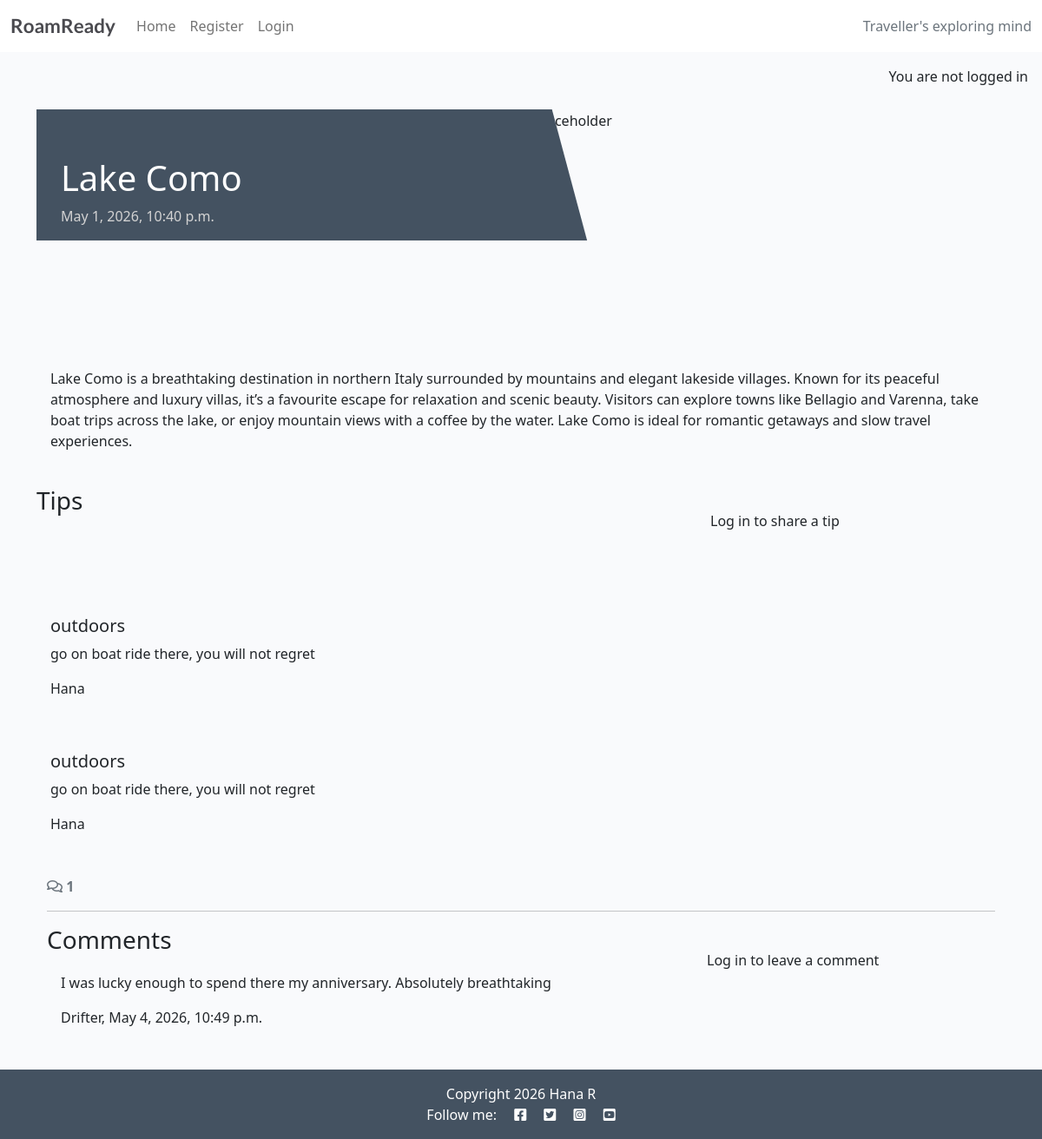
Page /10/ on the earlier database version.
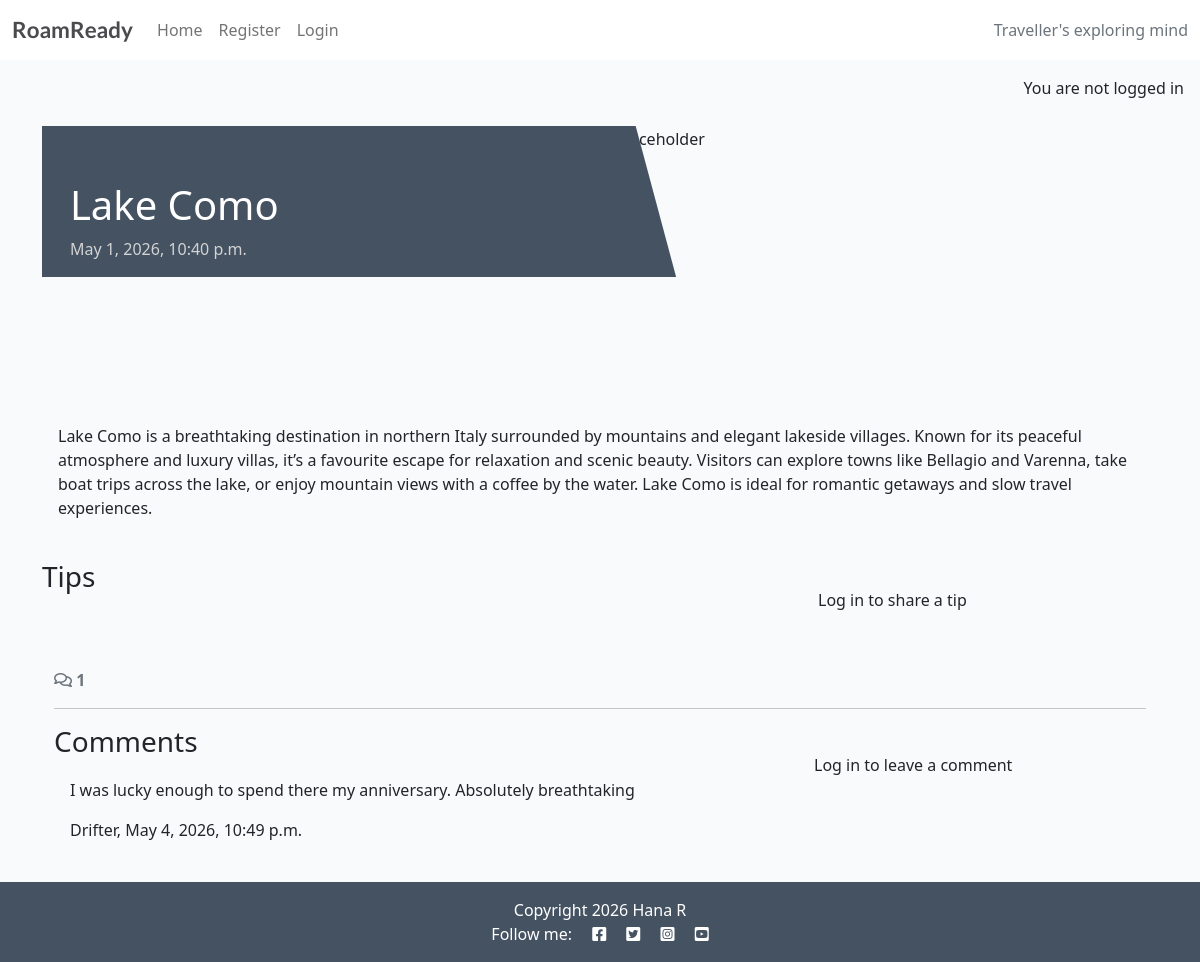
Same page on the later database version.
### destinations/models.py (models this page shows, shortened)
class Destination(models.Model):
    name = models.CharField(max_length=100)
    country = CountryField()
    category = models.CharField(max_length=50)
    featured_image = CloudinaryField('image', default='placeholder')
    description = models.TextField()
    created_on = models.DateTimeField(auto_now_add=True)
    status = models.IntegerField(choices=STATUS, default=1)
    class Meta:
        ordering = ['-created_on', 'country', 'category']

class Tip(models.Model):
    destination = models.ForeignKey(Destination, on_delete=models.CASCADE, related_name="tips")
    tip_type = models.CharField(max_length=100, choices=TIP_TYPES)
    content = models.TextField()
    user = models.ForeignKey(User, on_delete=models.CASCADE, related_name="tips", null=True, blank=True)
    approved = models.BooleanField(default=False)
    class Meta:
        ordering = ['tip_type', 'destination']

class Comment(models.Model):
    destination = models.ForeignKey(Destination, on_delete=models.CASCADE, related_name="comments")
    user = models.ForeignKey(User, on_delete=models.CASCADE, related_name="comments", null=True, blank=True)
    text = models.TextField()
    created_on = models.DateTimeField(auto_now_add=True)
    approved = models.BooleanField(default=False)

### destinations/views.py (the view, shortened to what this page needs)
# urls.py: path('<int:pk>/', views.destination_detail, name='destination_detail'),
def destination_detail(request, pk):
    destination = get_object_or_404(Destination, pk=pk)
    comments = destination.comments.all().order_by("-created_on")
    comment_count = destination.comments.filter(approved=True).count()
    tips = destination.tips.all().order_by("tip_type")
    comment_form = CommentForm()
    tip_form = TipForm()
    return render(
        request,
        "destinations/destination_detail.html",
        {"destination": destination,
         "comments":comments,
         "comment_count": comment_count,
         "comment_form": comment_form,
         "tip_form": tip_form
         },
    )

### destinations/templates/destinations/destination_detail.html (shortened to what this page needs)
{% extends 'base.html' %} {% block content %}
{% load static %}
{% load crispy_forms_tags %}
<div class="masthead">
    <div class="container">
        <div class="row g-0">
            <div class="col-md-6 masthead-text">
                <h1 class="post-title">{{ destination.name }}</h1>
                <p class="post-subtitle">{{ destination.created_on }}</p>
            </div>
            <div class="d-none d-md-block col-md-6 masthead-image">
                <img src="{% static 'images/default.jpg' %}" class="scale" alt="placeholder">
            </div>
        </div>
    </div>
</div>
<div class="container">
    <div class="row">
        <div class="col card mb-4  mt-3 left  top">
            <div class="card-body ">
                <p class="card-text">
                    {{ destination.description | safe }}
                </p>
            </div>
        </div>
    </div>
</div>
<div class="container">
    <div class="row">
        <div class="col-md-8">
            <h3>Tips</h3>
            {% for tip in destination.tips.all %}
            <div class="card mb-3">
                <div class="card-body  {% if not tip.approved and tip.user == user %}faded{% elif not tip.approved %}d-none{% endif %}">
                    <h5 id="tiptype{{ tip.id }}" class="card-title">{{ tip.tip_type}}</h5>
                    <div id="tip{{ tip.id }}" class="card-text {% if not tip.approved and tip.user == user %}faded{% endif %}">{{ tip.content | linebreaks}}</div>
                    <p class="card-text {% if not tip.approved and tip.user == user %}faded{% endif %}">{{ tip.user }}</p>
                </div>
            </div>
            {% empty %}
            <p class="text-muted">No tips yet</p>
            {% endfor %}
        </div>
        <div class="col-md-4">
            <div class="card mb-4 mt-3">
                <div class="card-body">
                    {% if user.is_authenticated %}
                    <h4>Add a tip</h4>
                    <p class="mb-2">Posting as: {{ user.username }}</p>
                    <form id="tipForm" method="post" style="margin-top: 1.3em;">
                        {% csrf_token %}
                        {{ tip_form | crispy }}
                        <button id="tipSubmitButton" type="submit" class="btn btn-signup btn-lg">Submit</button>
        </form>
        {% else %}
        <p>Log in to share a tip</p>
        {% endif %}
      </div>
        </div>
    </div>
</div>
<div class="container">
    <div class="row">
        <div class="col-12">
            <strong class="text-secondary">
                <i class="far fa-comments"></i> {{ comment_count }}
            </strong>
        </div>
        <div class="col-12">
            <hr>
        </div>
    </div>
    <div class="row">
        <div class="col-md-8">
            <h3 class="mb-0">Comments</h3>
            {% for comment in destination.comments.all %}
            <div class="card mb-2">
                <div class="card-body {% if not comment.approved and comment.user == user %}faded{% elif not comment.approved %}d-none{% endif %}">
                    <div id="comment{{ comment.id }}" class="card-id">{{ comment.text | linebreaks }}</div>
                    <p  class="card-text {% if not comment.approved and comment.user == user %}faded{% endif %}">{{ comment.user }}, {{ comment.created_on }}</p>
                </div>
            </div>
            {% empty %}
            <p class="text-muted">No comments yet</p>
            {% endfor %}
        </div>
        <div class="col-md-4">
            <div class="card mb-4 mt-3">
                <div class="card-body">
                    {% if user.is_authenticated %}
                    <h4>Leave a comment</h4>
                    <p class="mb-2">Posting as: {{ user.username }}</p>
                    <form id="commentForm" method="post" style="margin-top: 1.3em;">
                        {% csrf_token %}
                        {{ comment_form | crispy}}
                        <button id="commentSubmitButton" type="submit" class="btn btn-signup btn-lg">Submit</button>
                    </form>
                    {% else %}
                    <p>Log in to leave a comment</p>
                    {% endif %}
                </div>
            </div>
        </div>
    </div>
</div>
{% endblock content %}

### templates/base.html (shortened to what this page needs)
{% load static %}
{% url 'home' as home_url %}
{% url 'destination' as destination_detail_url %}
{% url 'account_login' as login_url %}
{% url 'account_signup' as signup_url %}
{% url 'account_logout' as logout_url %}
<!DOCTYPE html>
<html class="h-100" lang="en">
<head>
    <link rel="stylesheet" href="https://cdnjs.cloudflare.com/ajax/libs/font-awesome/5.15.3/css/all.min.css">
    <link href="https://cdn.jsdelivr.net/npm/bootstrap@5.0.1/dist/css/bootstrap.min.css" rel="stylesheet"
>
        <link rel="stylesheet" href="{% static 'css/style.css' %}">
</head>
<body class="d-flex flex-column h-100 main-bg">
    <nav class="navbar navbar-expand-lg navbar-light bg-white">
        <div class="container-fluid">
            <a class="navbar-brand" href="{% url 'home' %}"><span class="brand">R<span class="red-R"><span>oam</span>R</span>eady</a>
            <div class="collapse navbar-collapse" id="navbarText">
                <ul class="navbar-nav me-auto mb-2 mb-lg-0">
                    <li class="nav-item">
                        <a class="nav-link {% if request.path == home_url %}active{% endif %}" aria-current="page"
                            href="{% url 'home' %}">Home</a>
                    </li>
                    {% if user.is_authenticated %}
                    <li class="nav-item">
	                    <a class="nav-link {% if request.path == logout_url %}active{% endif %}" aria-current="page"
                        href="{% url 'account_logout' %}">Logout</a>
                    </li>
                    {% else %}
                    <li class="nav-item">
	                    <a class="nav-link {% if request.path == signup_url %}active{% endif %}" aria-current="page"
		                href="{% url 'account_signup' %}">Register</a>
                    </li>
                    <li class="nav-item">
	                    <a class="nav-link {% if request.path == login_url %}active{% endif %}" aria-current="page" href="{% url 'account_login' %}">Login</a>
                    </li>
                    {% endif %}
                </ul>
                <span class="navbar-text text-muted">
                    Traveller's exploring mind
                </span>
            </div>
        </div>
    </nav>
    <main class="flex-shrink-0 main-bg">
        {% if user.is_authenticated %}
            <p class="text-end m-3">You are logged in as {{ user }}</p>
        {% else %}
            <p class="text-end m-3">You are not logged in</p>
        {% endif %}
        {% block content %}{% endblock content %}
    </main>
    <footer class="footer mt-auto py-3 dark-bg">
        <p class="m-0 text-center text-white">
 {% block copyright %}
  Copyright 2026 Hana R
  {% endblock %}
        </p>
        <p class="m-0 text-center text-white">Follow me: <i class="fab fa-facebook-square ms-3"></i>
            <i class="fab fa-twitter-square ms-3"></i>
            <i class="fab fa-instagram-square ms-3"></i>
            <i class="fab fa-youtube-square ms-3"></i>
        </p>
    </footer>
</body>
</html>

### static/css/style.css (style rules this page uses)
body { background-color: #F9FAFC; }
.brand { font-family: Lato, sans-serif; font-size: 1.4rem; font-weight: 700; color: #4A4A4F; }
.dark-bg { background-color: #445261; }
.main-bg { background-color: #F9FAFC; }
.card { border: none; background-color: transparent; }
.card .card-body { padding-top: 0.75rem; }
.scale { width: 100%; height: auto; }
.masthead { margin-top: 10px; overflow: hidden; position: relative; display: inline-block; height: 33vh; width: 100%; }
.masthead-text { background-color: #445261; color: white; position: relative; }
.masthead-image { position: relative; overflow: hidden; }
.masthead-image:after { content: ""; position: absolute; top: 0; right: 90%; height: 100%; width: 150%; background: #445261; -webkit-transform: skew(15deg); -moz-transform: skew(15deg); transform: skew(15deg); z-index: 100; }
.post-title { margin-top: 10%; margin-left: 5%; }
.post-subtitle { margin-left: 5%; color: lightgray; }

Differences in the rows shown:
removed Tip: tip_type "outdoors", content "go on boat ride there, you will not regret", user "Hana"
removed Tip: tip_type "outdoors", content "go on boat ride there, you will not regret", user "Hana"
